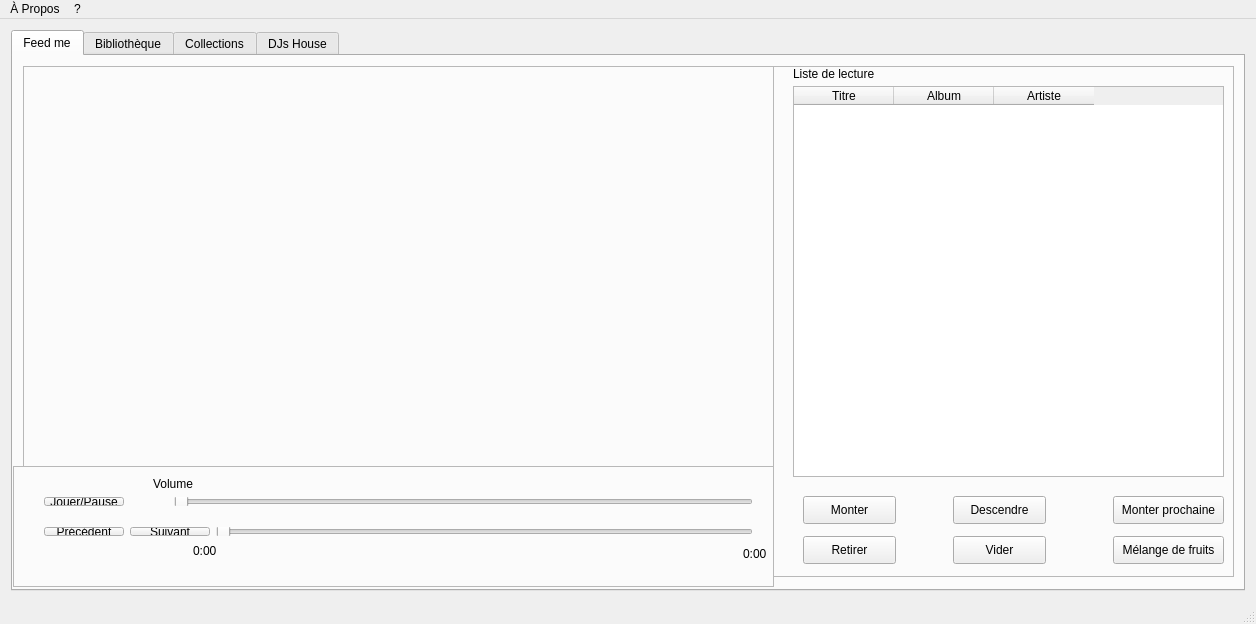
<?xml version="1.0" encoding="UTF-8"?>
<ui version="4.0">
 <class>mainWindow</class>
 <widget class="QMainWindow" name="mainWindow">
  <property name="geometry">
   <rect>
    <x>0</x>
    <y>0</y>
    <width>1256</width>
    <height>624</height>
   </rect>
  </property>
  <property name="minimumSize">
   <size>
    <width>1256</width>
    <height>624</height>
   </size>
  </property>
  <property name="maximumSize">
   <size>
    <width>1256</width>
    <height>624</height>
   </size>
  </property>
  <property name="windowTitle">
   <string>Feed The Beat!</string>
  </property>
  <widget class="QWidget" name="centralWidget">
   <layout class="QGridLayout" name="gridLayout">
    <item row="0" column="0">
     <widget class="QTabWidget" name="tabDirectory">
      <property name="currentIndex">
       <number>0</number>
      </property>
      <property name="movable">
       <bool>true</bool>
      </property>
      <widget class="QWidget" name="tabQuickPlay">
       <attribute name="title">
        <string>Feed me</string>
       </attribute>
       <widget class="QFrame" name="frmQuickPlay">
        <property name="geometry">
         <rect>
          <x>0</x>
          <y>410</y>
          <width>761</width>
          <height>121</height>
         </rect>
        </property>
        <property name="frameShape">
         <enum>QFrame::StyledPanel</enum>
        </property>
        <property name="frameShadow">
         <enum>QFrame::Raised</enum>
        </property>
        <widget class="QWidget" name="horizontalLayoutWidget">
         <property name="geometry">
          <rect>
           <x>20</x>
           <y>20</y>
           <width>731</width>
           <height>31</height>
          </rect>
         </property>
         <layout class="QHBoxLayout" name="hBoxQuickPlay">
          <property name="spacing">
           <number>50</number>
          </property>
          <item>
           <widget class="QPushButton" name="pBtnPlayPause">
            <property name="text">
             <string>Jouer/Pause</string>
            </property>
           </widget>
          </item>
          <item>
           <widget class="QSlider" name="volSlider">
            <property name="orientation">
             <enum>Qt::Horizontal</enum>
            </property>
           </widget>
          </item>
         </layout>
        </widget>
        <widget class="QLabel" name="lblVolume">
         <property name="geometry">
          <rect>
           <x>140</x>
           <y>10</y>
           <width>51</width>
           <height>16</height>
          </rect>
         </property>
         <property name="text">
          <string>Volume</string>
         </property>
        </widget>
        <widget class="QWidget" name="horizontalLayoutWidget_3">
         <property name="geometry">
          <rect>
           <x>20</x>
           <y>50</y>
           <width>731</width>
           <height>31</height>
          </rect>
         </property>
         <layout class="QHBoxLayout" name="horizontalLayout_2">
          <item>
           <widget class="QPushButton" name="pBtnPrev">
            <property name="text">
             <string>Précédent</string>
            </property>
           </widget>
          </item>
          <item>
           <widget class="QPushButton" name="pBtnNext">
            <property name="text">
             <string>Suivant</string>
            </property>
           </widget>
          </item>
          <item>
           <widget class="QSlider" name="timeSlider">
            <property name="orientation">
             <enum>Qt::Horizontal</enum>
            </property>
           </widget>
          </item>
         </layout>
        </widget>
        <widget class="QLabel" name="label_2">
         <property name="geometry">
          <rect>
           <x>180</x>
           <y>70</y>
           <width>31</width>
           <height>29</height>
          </rect>
         </property>
         <property name="text">
          <string>0:00</string>
         </property>
        </widget>
        <widget class="QLabel" name="label_3">
         <property name="geometry">
          <rect>
           <x>730</x>
           <y>80</y>
           <width>41</width>
           <height>16</height>
          </rect>
         </property>
         <property name="text">
          <string>0:00</string>
         </property>
        </widget>
       </widget>
       <widget class="QFrame" name="frmPlaylist">
        <property name="geometry">
         <rect>
          <x>760</x>
          <y>10</y>
          <width>461</width>
          <height>511</height>
         </rect>
        </property>
        <property name="frameShape">
         <enum>QFrame::StyledPanel</enum>
        </property>
        <property name="frameShadow">
         <enum>QFrame::Raised</enum>
        </property>
        <widget class="QLabel" name="lblPlayList">
         <property name="geometry">
          <rect>
           <x>20</x>
           <y>0</y>
           <width>111</width>
           <height>16</height>
          </rect>
         </property>
         <property name="text">
          <string>Liste de lecture</string>
         </property>
        </widget>
        <widget class="QTableWidget" name="currentListTable">
         <property name="geometry">
          <rect>
           <x>20</x>
           <y>20</y>
           <width>431</width>
           <height>391</height>
          </rect>
         </property>
         <property name="autoFillBackground">
          <bool>false</bool>
         </property>
         <property name="frameShape">
          <enum>QFrame::StyledPanel</enum>
         </property>
         <property name="frameShadow">
          <enum>QFrame::Sunken</enum>
         </property>
         <property name="sizeAdjustPolicy">
          <enum>QAbstractScrollArea::AdjustIgnored</enum>
         </property>
         <property name="editTriggers">
          <set>QAbstractItemView::NoEditTriggers</set>
         </property>
         <property name="dragEnabled">
          <bool>true</bool>
         </property>
         <property name="selectionMode">
          <enum>QAbstractItemView::SingleSelection</enum>
         </property>
         <property name="selectionBehavior">
          <enum>QAbstractItemView::SelectRows</enum>
         </property>
         <property name="gridStyle">
          <enum>Qt::SolidLine</enum>
         </property>
         <property name="sortingEnabled">
          <bool>false</bool>
         </property>
         <column>
          <property name="text">
           <string>Titre</string>
          </property>
         </column>
         <column>
          <property name="text">
           <string>Album</string>
          </property>
         </column>
         <column>
          <property name="text">
           <string>Artiste</string>
          </property>
         </column>
        </widget>
        <widget class="QPushButton" name="btnMonterCurrentList">
         <property name="geometry">
          <rect>
           <x>30</x>
           <y>430</y>
           <width>93</width>
           <height>28</height>
          </rect>
         </property>
         <property name="text">
          <string>Monter</string>
         </property>
        </widget>
        <widget class="QPushButton" name="btnDescendreCurrentList">
         <property name="geometry">
          <rect>
           <x>180</x>
           <y>430</y>
           <width>93</width>
           <height>28</height>
          </rect>
         </property>
         <property name="text">
          <string>Descendre</string>
         </property>
        </widget>
        <widget class="QPushButton" name="btnRetirerCurrentList">
         <property name="geometry">
          <rect>
           <x>30</x>
           <y>470</y>
           <width>93</width>
           <height>28</height>
          </rect>
         </property>
         <property name="text">
          <string>Retirer</string>
         </property>
        </widget>
        <widget class="QPushButton" name="btnViderCurrent">
         <property name="geometry">
          <rect>
           <x>180</x>
           <y>470</y>
           <width>93</width>
           <height>28</height>
          </rect>
         </property>
         <property name="text">
          <string>Vider</string>
         </property>
        </widget>
        <widget class="QPushButton" name="pbtnPutNext">
         <property name="geometry">
          <rect>
           <x>340</x>
           <y>430</y>
           <width>111</width>
           <height>28</height>
          </rect>
         </property>
         <property name="text">
          <string>Monter prochaine</string>
         </property>
        </widget>
        <widget class="QPushButton" name="pbtnShuffle">
         <property name="geometry">
          <rect>
           <x>340</x>
           <y>470</y>
           <width>111</width>
           <height>28</height>
          </rect>
         </property>
         <property name="text">
          <string>Mélange de fruits</string>
         </property>
        </widget>
       </widget>
       <widget class="QFrame" name="frmSFML">
        <property name="geometry">
         <rect>
          <x>10</x>
          <y>10</y>
          <width>751</width>
          <height>401</height>
         </rect>
        </property>
        <property name="frameShape">
         <enum>QFrame::StyledPanel</enum>
        </property>
        <property name="frameShadow">
         <enum>QFrame::Raised</enum>
        </property>
       </widget>
      </widget>
      <widget class="QWidget" name="tab_3">
       <attribute name="title">
        <string>Bibliothèque</string>
       </attribute>
       <widget class="QPushButton" name="btnSupprimerChansonBiblio">
        <property name="geometry">
         <rect>
          <x>1060</x>
          <y>250</y>
          <width>121</width>
          <height>31</height>
         </rect>
        </property>
        <property name="text">
         <string>Supprimer</string>
        </property>
       </widget>
       <widget class="QPushButton" name="btnAjouterChansonBiblio">
        <property name="geometry">
         <rect>
          <x>1060</x>
          <y>210</y>
          <width>121</width>
          <height>31</height>
         </rect>
        </property>
        <property name="text">
         <string>Ajouter</string>
        </property>
       </widget>
       <widget class="QTableWidget" name="directoryTable">
        <property name="geometry">
         <rect>
          <x>10</x>
          <y>10</y>
          <width>991</width>
          <height>491</height>
         </rect>
        </property>
        <property name="autoFillBackground">
         <bool>false</bool>
        </property>
        <property name="frameShape">
         <enum>QFrame::StyledPanel</enum>
        </property>
        <property name="frameShadow">
         <enum>QFrame::Sunken</enum>
        </property>
        <property name="horizontalScrollBarPolicy">
         <enum>Qt::ScrollBarAlwaysOff</enum>
        </property>
        <property name="sizeAdjustPolicy">
         <enum>QAbstractScrollArea::AdjustIgnored</enum>
        </property>
        <property name="editTriggers">
         <set>QAbstractItemView::NoEditTriggers</set>
        </property>
        <property name="dragEnabled">
         <bool>true</bool>
        </property>
        <property name="selectionBehavior">
         <enum>QAbstractItemView::SelectRows</enum>
        </property>
        <property name="gridStyle">
         <enum>Qt::SolidLine</enum>
        </property>
        <property name="sortingEnabled">
         <bool>false</bool>
        </property>
        <column>
         <property name="text">
          <string>Titre</string>
         </property>
        </column>
        <column>
         <property name="text">
          <string>Album</string>
         </property>
        </column>
        <column>
         <property name="text">
          <string>Artiste</string>
         </property>
        </column>
        <column>
         <property name="text">
          <string>Durée</string>
         </property>
        </column>
       </widget>
       <widget class="QPushButton" name="btnAjouterCurrentBiblio">
        <property name="geometry">
         <rect>
          <x>1060</x>
          <y>170</y>
          <width>121</width>
          <height>31</height>
         </rect>
        </property>
        <property name="text">
         <string>Mettre en attente</string>
        </property>
       </widget>
      </widget>
      <widget class="QWidget" name="tabCollections">
       <attribute name="title">
        <string>Collections</string>
       </attribute>
       <widget class="QTabWidget" name="tabCollectionList">
        <property name="geometry">
         <rect>
          <x>0</x>
          <y>0</y>
          <width>1241</width>
          <height>521</height>
         </rect>
        </property>
        <property name="currentIndex">
         <number>0</number>
        </property>
        <property name="tabsClosable">
         <bool>false</bool>
        </property>
        <property name="movable">
         <bool>true</bool>
        </property>
        <widget class="QWidget" name="tab_2">
         <attribute name="title">
          <string>Collection</string>
         </attribute>
         <widget class="QTableWidget" name="affichageCollectionTable">
          <property name="geometry">
           <rect>
            <x>320</x>
            <y>0</y>
            <width>901</width>
            <height>481</height>
           </rect>
          </property>
          <property name="autoFillBackground">
           <bool>false</bool>
          </property>
          <property name="frameShape">
           <enum>QFrame::StyledPanel</enum>
          </property>
          <property name="frameShadow">
           <enum>QFrame::Sunken</enum>
          </property>
          <property name="sizeAdjustPolicy">
           <enum>QAbstractScrollArea::AdjustIgnored</enum>
          </property>
          <property name="editTriggers">
           <set>QAbstractItemView::NoEditTriggers</set>
          </property>
          <property name="dragEnabled">
           <bool>true</bool>
          </property>
          <property name="selectionBehavior">
           <enum>QAbstractItemView::SelectRows</enum>
          </property>
          <property name="gridStyle">
           <enum>Qt::SolidLine</enum>
          </property>
          <property name="sortingEnabled">
           <bool>false</bool>
          </property>
          <column>
           <property name="text">
            <string>Titre</string>
           </property>
          </column>
          <column>
           <property name="text">
            <string>Album</string>
           </property>
          </column>
          <column>
           <property name="text">
            <string>Artiste</string>
           </property>
          </column>
          <column>
           <property name="text">
            <string>Durée</string>
           </property>
          </column>
         </widget>
         <widget class="QTableWidget" name="collectionTable">
          <property name="geometry">
           <rect>
            <x>0</x>
            <y>0</y>
            <width>281</width>
            <height>301</height>
           </rect>
          </property>
          <property name="autoFillBackground">
           <bool>false</bool>
          </property>
          <property name="frameShape">
           <enum>QFrame::StyledPanel</enum>
          </property>
          <property name="frameShadow">
           <enum>QFrame::Sunken</enum>
          </property>
          <property name="sizeAdjustPolicy">
           <enum>QAbstractScrollArea::AdjustIgnored</enum>
          </property>
          <property name="editTriggers">
           <set>QAbstractItemView::NoEditTriggers</set>
          </property>
          <property name="dragEnabled">
           <bool>true</bool>
          </property>
          <property name="selectionMode">
           <enum>QAbstractItemView::SingleSelection</enum>
          </property>
          <property name="selectionBehavior">
           <enum>QAbstractItemView::SelectRows</enum>
          </property>
          <property name="gridStyle">
           <enum>Qt::SolidLine</enum>
          </property>
          <property name="sortingEnabled">
           <bool>false</bool>
          </property>
          <column>
           <property name="text">
            <string>Collection</string>
           </property>
          </column>
         </widget>
         <widget class="QPushButton" name="btnSupprimerCollection">
          <property name="geometry">
           <rect>
            <x>60</x>
            <y>420</y>
            <width>121</width>
            <height>31</height>
           </rect>
          </property>
          <property name="text">
           <string>Supprimer</string>
          </property>
         </widget>
         <widget class="QPushButton" name="btnAjouterCollection">
          <property name="geometry">
           <rect>
            <x>60</x>
            <y>380</y>
            <width>121</width>
            <height>31</height>
           </rect>
          </property>
          <property name="text">
           <string>Ajouter</string>
          </property>
         </widget>
         <widget class="QPushButton" name="btnJouerCollection">
          <property name="geometry">
           <rect>
            <x>60</x>
            <y>340</y>
            <width>121</width>
            <height>31</height>
           </rect>
          </property>
          <property name="text">
           <string>Mettre en attente</string>
          </property>
         </widget>
        </widget>
        <widget class="QWidget" name="tab">
         <attribute name="title">
          <string>Créer une collection</string>
         </attribute>
         <widget class="QTableWidget" name="createCollectionTable">
          <property name="geometry">
           <rect>
            <x>0</x>
            <y>0</y>
            <width>971</width>
            <height>491</height>
           </rect>
          </property>
          <property name="autoFillBackground">
           <bool>false</bool>
          </property>
          <property name="frameShape">
           <enum>QFrame::StyledPanel</enum>
          </property>
          <property name="frameShadow">
           <enum>QFrame::Sunken</enum>
          </property>
          <property name="sizeAdjustPolicy">
           <enum>QAbstractScrollArea::AdjustIgnored</enum>
          </property>
          <property name="editTriggers">
           <set>QAbstractItemView::NoEditTriggers</set>
          </property>
          <property name="dragEnabled">
           <bool>true</bool>
          </property>
          <property name="selectionBehavior">
           <enum>QAbstractItemView::SelectRows</enum>
          </property>
          <property name="gridStyle">
           <enum>Qt::SolidLine</enum>
          </property>
          <property name="sortingEnabled">
           <bool>false</bool>
          </property>
          <column>
           <property name="text">
            <string>Titre</string>
           </property>
          </column>
          <column>
           <property name="text">
            <string>Album</string>
           </property>
          </column>
          <column>
           <property name="text">
            <string>Artiste</string>
           </property>
          </column>
          <column>
           <property name="text">
            <string>Durée</string>
           </property>
          </column>
         </widget>
         <widget class="QGroupBox" name="groupBox">
          <property name="geometry">
           <rect>
            <x>1020</x>
            <y>20</y>
            <width>161</width>
            <height>161</height>
           </rect>
          </property>
          <property name="title">
           <string>Modifier</string>
          </property>
          <widget class="QPushButton" name="btnSupprimerChansonCollection">
           <property name="geometry">
            <rect>
             <x>20</x>
             <y>100</y>
             <width>121</width>
             <height>31</height>
            </rect>
           </property>
           <property name="text">
            <string>Supprimer</string>
           </property>
          </widget>
          <widget class="QPushButton" name="btnAjouterChansonCollection">
           <property name="geometry">
            <rect>
             <x>20</x>
             <y>30</y>
             <width>121</width>
             <height>31</height>
            </rect>
           </property>
           <property name="text">
            <string>Ajouter</string>
           </property>
          </widget>
         </widget>
         <widget class="QGroupBox" name="groupBox_2">
          <property name="geometry">
           <rect>
            <x>1020</x>
            <y>300</y>
            <width>161</width>
            <height>161</height>
           </rect>
          </property>
          <property name="title">
           <string>Sauvegarder</string>
          </property>
          <widget class="QLineEdit" name="txtName">
           <property name="geometry">
            <rect>
             <x>10</x>
             <y>60</y>
             <width>141</width>
             <height>22</height>
            </rect>
           </property>
          </widget>
          <widget class="QPushButton" name="btnSauvegarderCollection">
           <property name="geometry">
            <rect>
             <x>20</x>
             <y>110</y>
             <width>121</width>
             <height>31</height>
            </rect>
           </property>
           <property name="text">
            <string>Sauvegarder</string>
           </property>
          </widget>
          <widget class="QLabel" name="lblNom">
           <property name="geometry">
            <rect>
             <x>20</x>
             <y>40</y>
             <width>46</width>
             <height>13</height>
            </rect>
           </property>
           <property name="text">
            <string>Nom :</string>
           </property>
          </widget>
         </widget>
        </widget>
       </widget>
      </widget>
      <widget class="QWidget" name="tabModificator">
       <attribute name="title">
        <string>DJs House</string>
       </attribute>
       <widget class="QTabWidget" name="tabModif">
        <property name="geometry">
         <rect>
          <x>0</x>
          <y>0</y>
          <width>1231</width>
          <height>521</height>
         </rect>
        </property>
        <property name="currentIndex">
         <number>0</number>
        </property>
        <property name="movable">
         <bool>true</bool>
        </property>
        <widget class="QWidget" name="tabVizualizer">
         <attribute name="title">
          <string>Vizualizer</string>
         </attribute>
         <widget class="QFrame" name="frmSFMLVisualizer">
          <property name="geometry">
           <rect>
            <x>0</x>
            <y>0</y>
            <width>981</width>
            <height>491</height>
           </rect>
          </property>
          <property name="frameShape">
           <enum>QFrame::StyledPanel</enum>
          </property>
          <property name="frameShadow">
           <enum>QFrame::Raised</enum>
          </property>
         </widget>
         <widget class="QGroupBox" name="gBoxVisualizer">
          <property name="geometry">
           <rect>
            <x>990</x>
            <y>10</y>
            <width>221</width>
            <height>481</height>
           </rect>
          </property>
          <property name="title">
           <string>Options</string>
          </property>
          <widget class="QWidget" name="layoutWidget">
           <property name="geometry">
            <rect>
             <x>20</x>
             <y>20</y>
             <width>181</width>
             <height>431</height>
            </rect>
           </property>
           <layout class="QVBoxLayout" name="verticalLayout">
            <item>
             <widget class="QLabel" name="lblSampleSize">
              <property name="text">
               <string>Nombre de barres :</string>
              </property>
             </widget>
            </item>
            <item>
             <widget class="QComboBox" name="cboxSample">
              <property name="currentIndex">
               <number>2</number>
              </property>
              <item>
               <property name="text">
                <string>64</string>
               </property>
              </item>
              <item>
               <property name="text">
                <string>128</string>
               </property>
              </item>
              <item>
               <property name="text">
                <string>256</string>
               </property>
              </item>
              <item>
               <property name="text">
                <string>512</string>
               </property>
              </item>
             </widget>
            </item>
            <item>
             <spacer name="verticalSpacer">
              <property name="orientation">
               <enum>Qt::Vertical</enum>
              </property>
              <property name="sizeHint" stdset="0">
               <size>
                <width>20</width>
                <height>40</height>
               </size>
              </property>
             </spacer>
            </item>
            <item>
             <widget class="QLabel" name="lblSoundBar">
              <property name="text">
               <string>Couleur des barres : </string>
              </property>
             </widget>
            </item>
            <item>
             <widget class="QPushButton" name="pbtnSoundBars">
              <property name="text">
               <string>Selectionner...</string>
              </property>
             </widget>
            </item>
            <item>
             <spacer name="verticalSpacer_2">
              <property name="orientation">
               <enum>Qt::Vertical</enum>
              </property>
              <property name="sizeHint" stdset="0">
               <size>
                <width>20</width>
                <height>40</height>
               </size>
              </property>
             </spacer>
            </item>
            <item>
             <widget class="QLabel" name="lblJumpers">
              <property name="text">
               <string>Couleur des jumpers : </string>
              </property>
             </widget>
            </item>
            <item>
             <widget class="QPushButton" name="pbtnJumpers">
              <property name="text">
               <string>Selectionner...</string>
              </property>
             </widget>
            </item>
            <item>
             <spacer name="verticalSpacer_3">
              <property name="orientation">
               <enum>Qt::Vertical</enum>
              </property>
              <property name="sizeHint" stdset="0">
               <size>
                <width>20</width>
                <height>40</height>
               </size>
              </property>
             </spacer>
            </item>
            <item>
             <widget class="QLabel" name="lblBackGround">
              <property name="text">
               <string>Couleur de fond : </string>
              </property>
             </widget>
            </item>
            <item>
             <widget class="QPushButton" name="pbtnBackground">
              <property name="text">
               <string>Selectionner...</string>
              </property>
             </widget>
            </item>
           </layout>
          </widget>
         </widget>
        </widget>
        <widget class="QWidget" name="tabKeyboard">
         <attribute name="title">
          <string>Clavier</string>
         </attribute>
         <widget class="QLabel" name="label_4">
          <property name="geometry">
           <rect>
            <x>490</x>
            <y>390</y>
            <width>46</width>
            <height>13</height>
           </rect>
          </property>
          <property name="baseSize">
           <size>
            <width>592</width>
            <height>260</height>
           </size>
          </property>
          <property name="text">
           <string/>
          </property>
         </widget>
         <widget class="QWidget" name="horizontalLayoutWidget_4">
          <property name="geometry">
           <rect>
            <x>0</x>
            <y>110</y>
            <width>1201</width>
            <height>291</height>
           </rect>
          </property>
          <layout class="QHBoxLayout" name="hboxKeyboard"/>
         </widget>
        </widget>
        <widget class="QWidget" name="tabEqualizer">
         <attribute name="title">
          <string>Equalizer</string>
         </attribute>
         <widget class="QWidget" name="horizontalLayoutWidget_2">
          <property name="geometry">
           <rect>
            <x>10</x>
            <y>20</y>
            <width>1211</width>
            <height>341</height>
           </rect>
          </property>
          <layout class="QHBoxLayout" name="horizontalLayout">
           <item>
            <widget class="QGroupBox" name="groupBox_3">
             <property name="title">
              <string>Equalizer</string>
             </property>
             <widget class="QSlider" name="vSlider_Volume">
              <property name="geometry">
               <rect>
                <x>1110</x>
                <y>18</y>
                <width>20</width>
                <height>311</height>
               </rect>
              </property>
              <property name="value">
               <number>99</number>
              </property>
              <property name="orientation">
               <enum>Qt::Vertical</enum>
              </property>
             </widget>
             <widget class="QSlider" name="vSlider_Speed">
              <property name="geometry">
               <rect>
                <x>100</x>
                <y>20</y>
                <width>19</width>
                <height>311</height>
               </rect>
              </property>
              <property name="minimum">
               <number>22050</number>
              </property>
              <property name="maximum">
               <number>66150</number>
              </property>
              <property name="value">
               <number>44100</number>
              </property>
              <property name="orientation">
               <enum>Qt::Vertical</enum>
              </property>
             </widget>
             <widget class="QSlider" name="vSlider_Distortion">
              <property name="geometry">
               <rect>
                <x>710</x>
                <y>20</y>
                <width>20</width>
                <height>311</height>
               </rect>
              </property>
              <property name="minimum">
               <number>0</number>
              </property>
              <property name="maximum">
               <number>80</number>
              </property>
              <property name="value">
               <number>0</number>
              </property>
              <property name="orientation">
               <enum>Qt::Vertical</enum>
              </property>
             </widget>
             <widget class="QSlider" name="vSlider_Flange">
              <property name="geometry">
               <rect>
                <x>340</x>
                <y>18</y>
                <width>20</width>
                <height>311</height>
               </rect>
              </property>
              <property name="minimum">
               <number>1</number>
              </property>
              <property name="maximum">
               <number>100</number>
              </property>
              <property name="value">
               <number>1</number>
              </property>
              <property name="orientation">
               <enum>Qt::Vertical</enum>
              </property>
             </widget>
             <widget class="QSlider" name="vSlider_Echo">
              <property name="geometry">
               <rect>
                <x>220</x>
                <y>18</y>
                <width>20</width>
                <height>311</height>
               </rect>
              </property>
              <property name="maximum">
               <number>200</number>
              </property>
              <property name="value">
               <number>0</number>
              </property>
              <property name="orientation">
               <enum>Qt::Vertical</enum>
              </property>
             </widget>
             <widget class="QSlider" name="vSlider_Tremolo">
              <property name="geometry">
               <rect>
                <x>590</x>
                <y>20</y>
                <width>20</width>
                <height>311</height>
               </rect>
              </property>
              <property name="minimum">
               <number>0</number>
              </property>
              <property name="maximum">
               <number>100</number>
              </property>
              <property name="value">
               <number>0</number>
              </property>
              <property name="orientation">
               <enum>Qt::Vertical</enum>
              </property>
             </widget>
             <widget class="QSlider" name="vSlider_Pitch">
              <property name="geometry">
               <rect>
                <x>460</x>
                <y>18</y>
                <width>20</width>
                <height>311</height>
               </rect>
              </property>
              <property name="minimum">
               <number>25</number>
              </property>
              <property name="maximum">
               <number>100</number>
              </property>
              <property name="value">
               <number>50</number>
              </property>
              <property name="orientation">
               <enum>Qt::Vertical</enum>
              </property>
             </widget>
            </widget>
           </item>
          </layout>
         </widget>
         <widget class="QLabel" name="label">
          <property name="geometry">
           <rect>
            <x>1110</x>
            <y>370</y>
            <width>51</width>
            <height>21</height>
           </rect>
          </property>
          <property name="text">
           <string>Volume</string>
          </property>
         </widget>
         <widget class="QLabel" name="label_5">
          <property name="geometry">
           <rect>
            <x>100</x>
            <y>370</y>
            <width>46</width>
            <height>21</height>
           </rect>
          </property>
          <property name="text">
           <string>Vitesse</string>
          </property>
         </widget>
         <widget class="QLabel" name="label_6">
          <property name="geometry">
           <rect>
            <x>220</x>
            <y>370</y>
            <width>46</width>
            <height>21</height>
           </rect>
          </property>
          <property name="text">
           <string>  Echo</string>
          </property>
         </widget>
         <widget class="QLabel" name="label_7">
          <property name="geometry">
           <rect>
            <x>460</x>
            <y>370</y>
            <width>51</width>
            <height>21</height>
           </rect>
          </property>
          <property name="text">
           <string>Hauteur</string>
          </property>
         </widget>
         <widget class="QLabel" name="label_8">
          <property name="geometry">
           <rect>
            <x>340</x>
            <y>370</y>
            <width>46</width>
            <height>21</height>
           </rect>
          </property>
          <property name="text">
           <string>Flanger</string>
          </property>
         </widget>
         <widget class="QPushButton" name="pBtnReset">
          <property name="geometry">
           <rect>
            <x>1090</x>
            <y>430</y>
            <width>81</width>
            <height>41</height>
           </rect>
          </property>
          <property name="text">
           <string>Réinitialiser</string>
          </property>
          <property name="flat">
           <bool>false</bool>
          </property>
         </widget>
         <widget class="QLabel" name="label_9">
          <property name="geometry">
           <rect>
            <x>590</x>
            <y>370</y>
            <width>51</width>
            <height>21</height>
           </rect>
          </property>
          <property name="text">
           <string>Tremolo</string>
          </property>
         </widget>
         <widget class="QLabel" name="label_10">
          <property name="geometry">
           <rect>
            <x>710</x>
            <y>370</y>
            <width>71</width>
            <height>21</height>
           </rect>
          </property>
          <property name="text">
           <string>Distortion</string>
          </property>
         </widget>
        </widget>
       </widget>
      </widget>
     </widget>
    </item>
   </layout>
  </widget>
  <widget class="QMenuBar" name="menuBar">
   <property name="geometry">
    <rect>
     <x>0</x>
     <y>0</y>
     <width>1256</width>
     <height>26</height>
    </rect>
   </property>
   <widget class="QMenu" name="menuMenu">
    <property name="title">
     <string>À Propos</string>
    </property>
   </widget>
   <widget class="QMenu" name="menu">
    <property name="title">
     <string>?</string>
    </property>
   </widget>
   <addaction name="menuMenu"/>
   <addaction name="menu"/>
  </widget>
  <widget class="QStatusBar" name="statusBar"/>
 </widget>
 <layoutdefault spacing="6" margin="11"/>
 <resources>
  <include location="gui.qrc"/>
 </resources>
 <connections/>
</ui>
